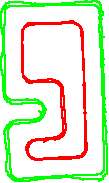
#> input picture carte.png, 109 x 183 px
$ python create_carte_from_slam.py --pgm carte.png
#> lines starting #> are read from the running program, lines starting #| are printed output that depends on the picture; after the words box and inside, x2 and y2 are one past the last pixel; in counts of white or black regions, pixels touching at a corner belong together
from __future__ import annotations

from pathlib import Path
import argparse
import shutil

import numpy as np
from PIL import Image
from scipy.ndimage import binary_closing, binary_dilation, binary_erosion, label


def build_carte_from_pgm(pgm_path: Path, output_path: Path) -> None:
    img = Image.open(pgm_path).convert("L")
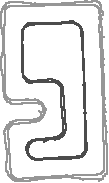
#> img: PIL image 109x183 L; min 76, max 255, mean 228.6
    data = np.array(img, dtype=np.uint8)

    # nav2_map_server trinary convention (default)
    # - occupied: 0
    # - free: 254/255
    # - unknown: 205
    occupied = data <= 50
#> occupied: shape (183, 109) bool; every value is 0
    free = data >= 250
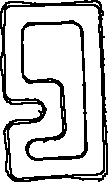
#> free: shape (183, 109) bool; 80.1% white; 2 black regions, box (x1, y1, x2, y2) and area: (0, 0, 108, 182) 2499, (21, 20, 88, 161) 1475
    unknown = ~(occupied | free)

    rgb = np.zeros((data.shape[0], data.shape[1], 3), dtype=np.uint8)

    # FREE => white
    rgb[free] = np.array([255, 255, 255], dtype=np.uint8)
    # OCCUPIED => red (compatible with WALL_RED in path_finding_pipeline_flat.py)
    rgb[occupied] = np.array([255, 0, 0], dtype=np.uint8)
    # UNKNOWN => black (treated as MISC_OBJECT => obstacle)
    rgb[unknown] = np.array([0, 0, 0], dtype=np.uint8)

    output_path.parent.mkdir(parents=True, exist_ok=True)
    Image.fromarray(rgb, mode="RGB").save(output_path)


# [45 lines left out: function build_track_walls_from_pgm, not called in this run]


def main() -> None:
    parser = argparse.ArgumentParser(
        description="Convert a SLAM .pgm map to a carte.png compatible with path_finding_pipeline_flat.py"
    )
    parser.add_argument(
        "--pgm",
        type=Path,
        required=True,
        help="Path to map .pgm file saved by nav2_map_server/map_saver_cli",
    )
    parser.add_argument(
        "--out",
        type=Path,
        default=Path(__file__).parent / "carte.png",
        help="Output carte.png path (default: Software/path_finding/carte.png)",
    )
    parser.add_argument(
        "--also-super-mega-fusion",
        action="store_true",
        help="Also write the same carte.png into Software/super_mega_fusion/carte.png",
    )
    parser.add_argument(
        "--save-figure",
        type=Path,
        default=Path(__file__).resolve().parents[1] / "super_mega_fusion" / "figure_finale.png",
        help="Save a final figure image at the end of the process (default: Software/super_mega_fusion/figure_finale.png)",
    )
    parser.add_argument(
        "--style",
        choices=["trinary", "track-walls"],
        default="trinary",
        help="Output style: trinary (legacy) or track-walls (white bg + outer red + inner green)",
    )
    parser.add_argument(
        "--min-wall-area",
        type=int,
        default=120,
        help="Minimum connected-component area (pixels) to keep as a wall in track-walls mode",
    )
    parser.add_argument(
        "--wall-thickness-px",
        type=int,
        default=2,
        help="Rendered wall thickness in pixels in track-walls mode",
    )
    args = parser.parse_args()

    if args.style == "track-walls":
        build_track_walls_from_pgm(
            args.pgm,
            args.out,
            min_wall_area=max(1, args.min_wall_area),
            wall_thickness_px=max(1, args.wall_thickness_px),
        )
    else:
        build_carte_from_pgm(args.pgm, args.out)
    print(f"[OK] Wrote {args.out}")

    if args.also_super_mega_fusion:
        target = Path(__file__).resolve().parents[1] / "super_mega_fusion" / "carte.png"
        if args.style == "track-walls":
            build_track_walls_from_pgm(
                args.pgm,
                target,
                min_wall_area=max(1, args.min_wall_area),
                wall_thickness_px=max(1, args.wall_thickness_px),
            )
        else:
            build_carte_from_pgm(args.pgm, target)
        print(f"[OK] Wrote {target}")

    args.save_figure.parent.mkdir(parents=True, exist_ok=True)
    out_resolved = args.out.resolve()
    fig_resolved = args.save_figure.resolve()
    if out_resolved != fig_resolved:
        shutil.copy2(args.out, args.save_figure)
        print(f"[OK] Saved final figure {args.save_figure}")
    else:
        print(f"[OK] Final figure already at {args.save_figure}")


if __name__ == "__main__":
    main()
